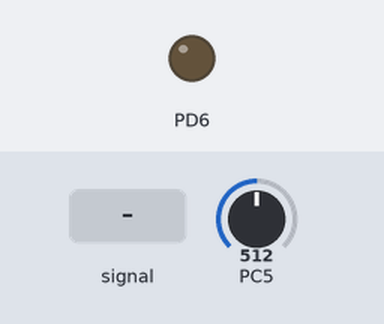
Recording of a program running on a simulated ATmega328P, built with avr-gcc and emulated at 20 MHz. On the bench: output pins drawn as LEDs (lit = HIGH). The inputs (shaded band) are chosen by the test bench; at power-on: PC5 = 512.

Above: at 1.2 s.
1.3 s: PC5 fed a 200 Hz sine of ±81 counts around its level
4.3 s: PC5 set to 495
At 5.0 s:
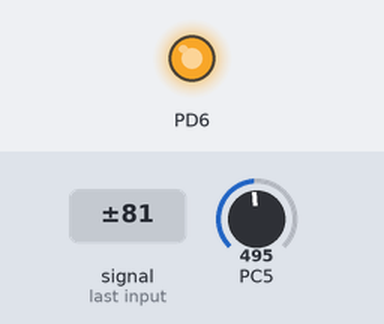
5.8 s: PC5 fed a 2 Hz sine of ±306 counts around its level
8.8 s: PC5 set to 306
At 9.5 s:
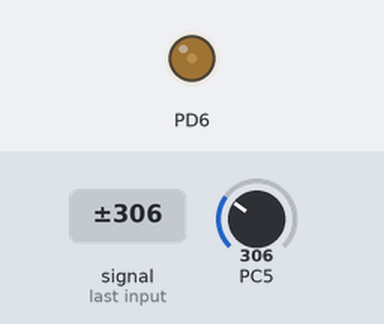
10.3 s: PC5 fed a 50 Hz sine of ±306 counts around its level
13.3 s: PC5 fed a 1000 Hz sine of ±255 counts around its level
Timing chart, 0 to 63.8 s (numbered marks = the images above; inputs shaded):
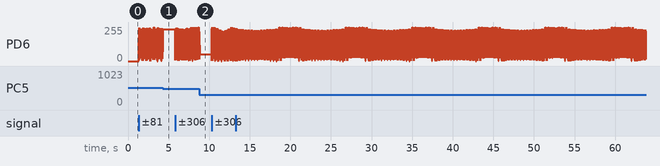

Measured:
- the behaviour switches between 512 and 511 on PC5 (found by bisection; images 0 and 1)

The program:

main.c
```c
/*
 * PWM.c
 *
 * Created: 31.10.2016 10.57.30
 * Author : dhs
 */
#define F_CPU 20000000

#include <avr/io.h>
#include <avr/interrupt.h>

double dutyCycle = 0;

int main(void)
{
	DDRD = (1 << PORTD6); // Set output
	TCCR0A = (1 << COM0A1) | (1 << WGM01) | (1 << WGM00);
	TIMSK0 = (1 << TOIE0); // When it overflows

	setupADC();
	sei();

	TCCR0B = (1 << CS00) | (1 << CS02); // Prescaler

    while (1)
    {
    }
}

void setupADC()
{
	// ADC settup
	ADMUX = (1 << REFS0) | (1 << MUX2) | (1 << MUX0); // Set reference and pin
	ADCSRA = (1 << ADEN) | (1 << ADIE) | (1 << ADPS2) | (1 << ADPS1) | (1 << ADPS0) ; // ADEN - Enables the ADC conversion, ADIE - activate interrupt, ADPS[2:0] a reliable division factor
	DIDR0 = (1 << ADC5D);

	startConversion();
}

void startConversion()
{
	// Start conversion
	ADCSRA |= (1 << ADSC);
}

ISR(TIMER0_OVF_vect)
{
	OCR0A = dutyCycle;
}

ISR(ADC_vect)
{
	dutyCycle = ADC;
	startConversion();
}
```
